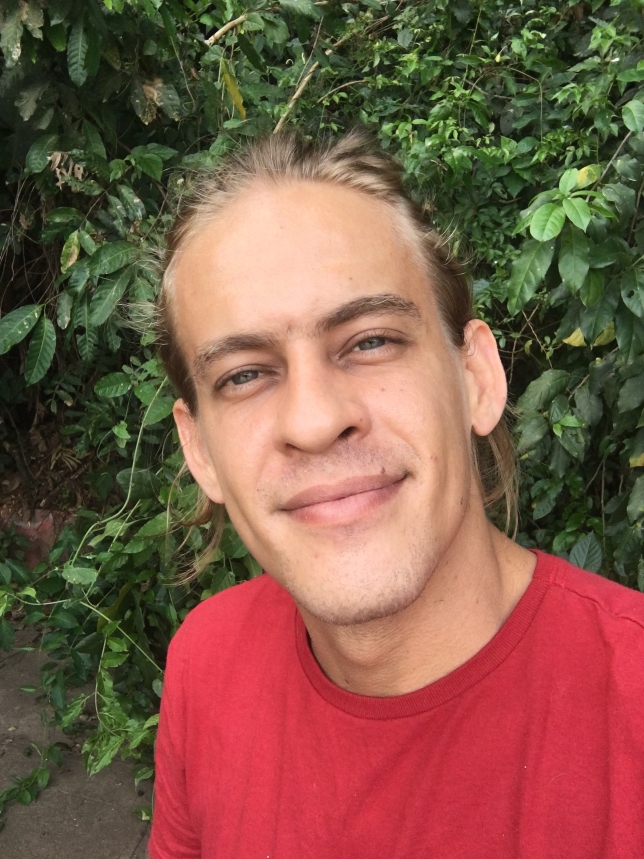
#> input picture video-docme/maycon-foto.jpg, 1932 x 2576 px (shown at 1/3 size)
$ python align.py ../video-docme/maycon-foto.jpg ../video-docme/estudio-docme.jpg out.png   (older library calls are emulated)
#> lines starting #> are read from the running program, lines starting #| are printed output that depends on the picture
"""Align AI-relit keyframes (golden/night) to the original day photo, pixel-exact.
usage: python3 align.py <day.jpg> <in.jpg> <out.jpg>"""
import sys, cv2, numpy as np

day = cv2.imread(sys.argv[1])
#> day is the input picture: shape (2576, 1932, 3); mean B, G, R 72.3, 89.5, 127.8
src = cv2.imread(sys.argv[2])
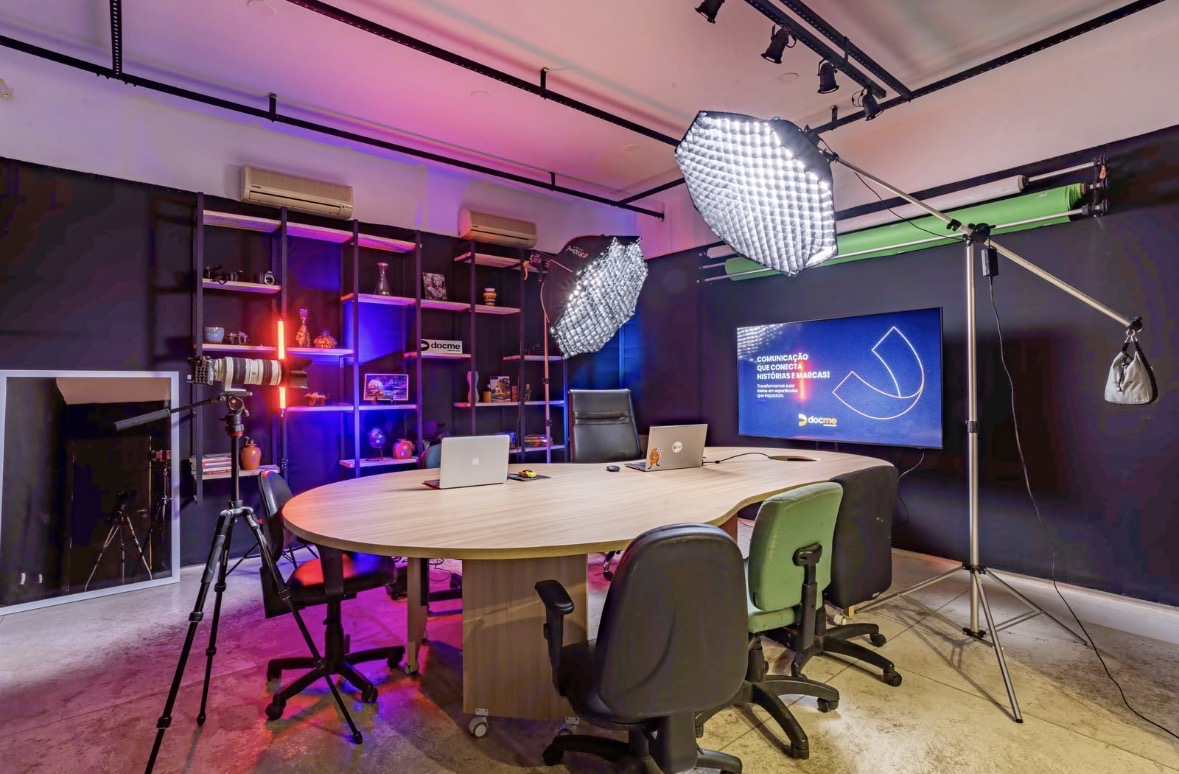
#> input picture video-docme/estudio-docme.jpg, 1179 x 774 px
#> src is the input picture: shape (774, 1179, 3); mean B, G, R 101.8, 86.2, 113
h, w = day.shape[:2]
#> h = 2576; w = 1932
src = cv2.resize(src, (w, h), interpolation=cv2.INTER_LANCZOS4)
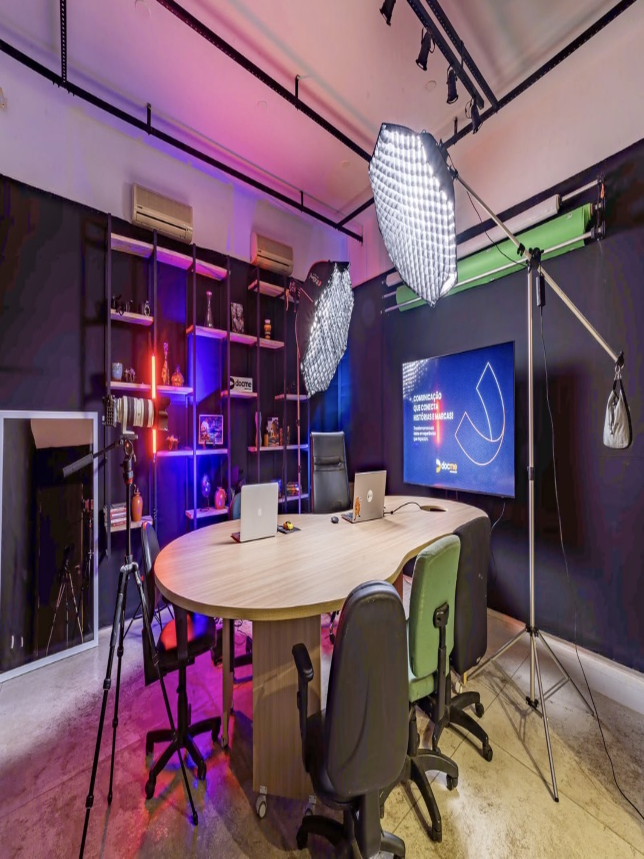
#> src: shape (2576, 1932, 3) (shown at 1/3 size); mean B, G, R 101.8, 86.2, 113


def edges(im):
    g = cv2.cvtColor(im, cv2.COLOR_BGR2GRAY).astype(np.float32)
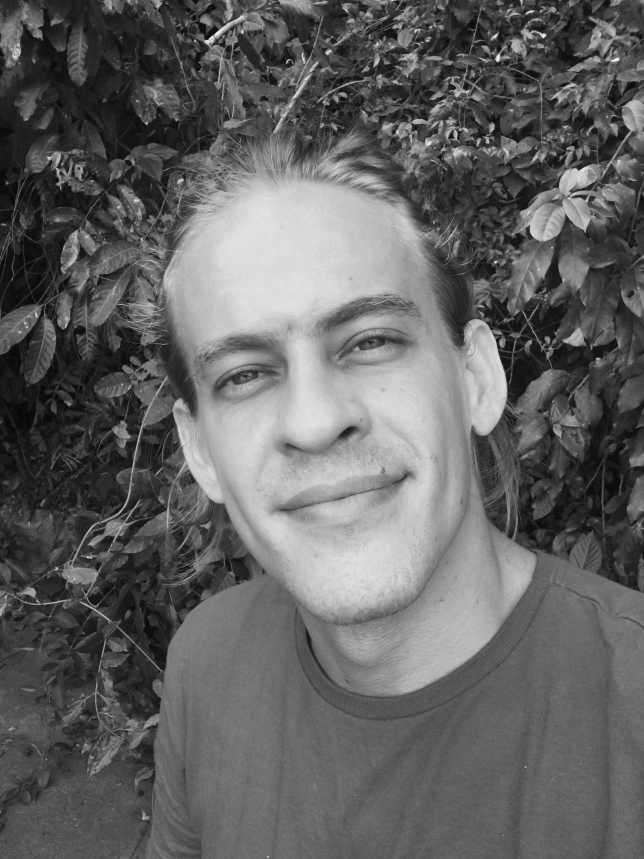
#> g: shape (2576, 1932) float32 (shown at 1/3 size); min 1, max 254, mean 99
    g = cv2.GaussianBlur(g, (0, 0), 2)
    gx = cv2.Sobel(g, cv2.CV_32F, 1, 0); gy = cv2.Sobel(g, cv2.CV_32F, 0, 1)
    m = np.sqrt(gx * gx + gy * gy)
    return m / (m.max() + 1e-6)

# work on downscaled gradient images (lighting-invariant)
sc = 0.25
a = cv2.resize(edges(day), None, fx=sc, fy=sc)
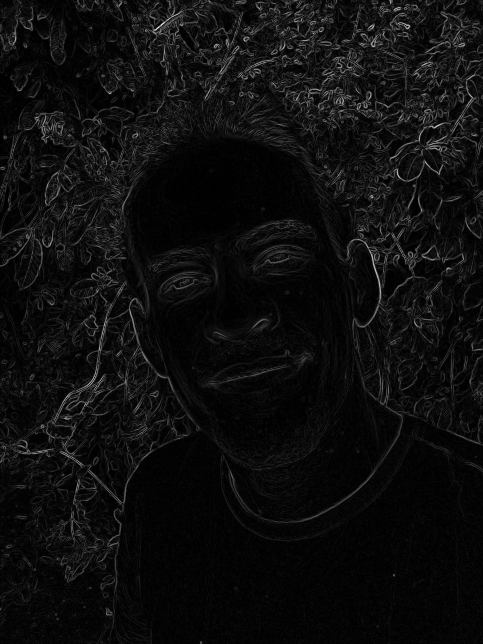
#> a: shape (644, 483) float32; min 0.000328, max 0.923, mean 0.056
b = cv2.resize(edges(src), None, fx=sc, fy=sc)
#> in edges (call 2), `g = cv2.cvtColor(im, cv2.COLOR_BGR2GRAY).astype(np.float32)`:
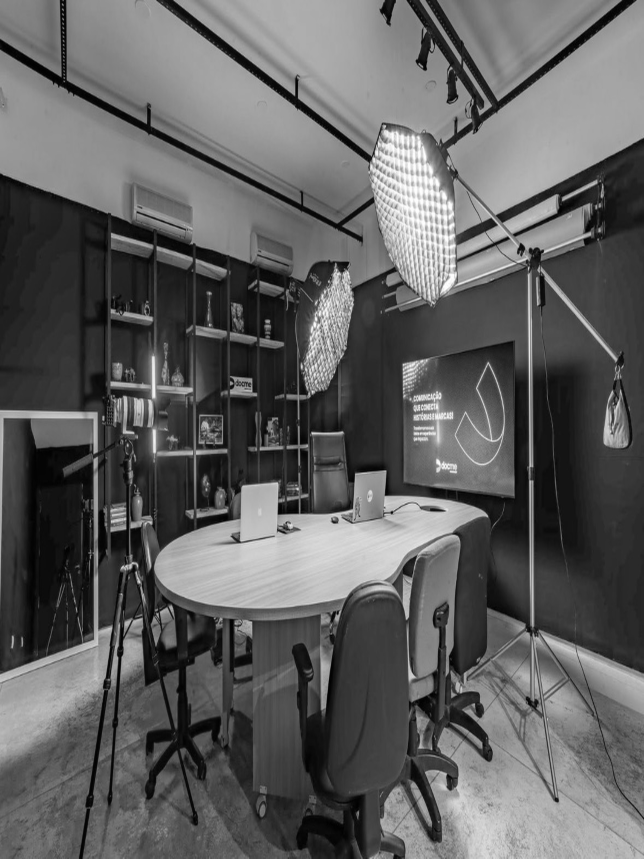
#> g: shape (2576, 1932) float32 (shown at 1/3 size); min 0, max 255, mean 96
#> in edges (call 2), `gy = cv2.Sobel(g, cv2.CV_32F, 0, 1)`:
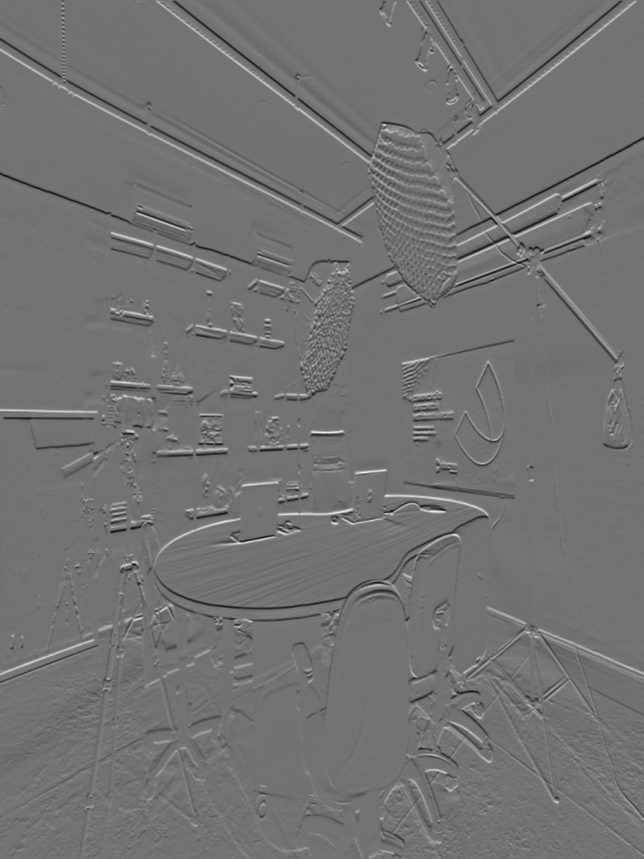
#> gy: shape (2576, 1932) float32 (shown at 1/3 size); min -202.6, max 246.4, mean 0; drawn with min black and max white
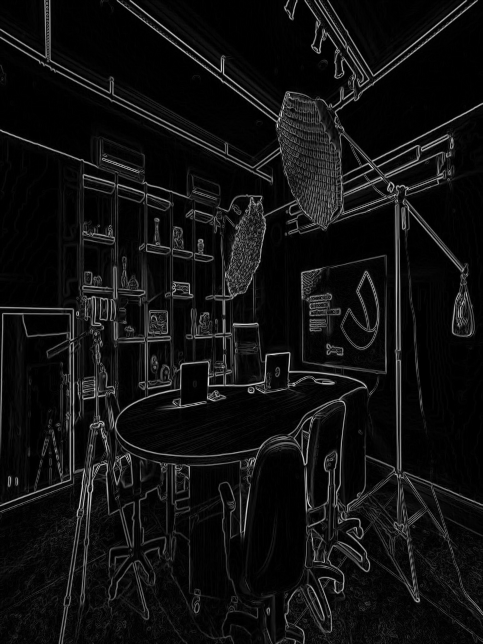
#> b: shape (644, 483) float32; min 0, max 0.876, mean 0.0664
warp = np.eye(2, 3, dtype=np.float32)
try:
    cc, warp = cv2.findTransformECC(a, b, warp, cv2.MOTION_AFFINE,
                                    (cv2.TERM_CRITERIA_EPS | cv2.TERM_CRITERIA_COUNT, 300, 1e-6), None, 5)
except cv2.error as e:
    cc = -1
warp[:, 2] /= sc
print('ecc', cc, warp.tolist())
out = cv2.warpAffine(src, warp, (w, h), flags=cv2.INTER_LANCZOS4 + cv2.WARP_INVERSE_MAP, borderMode=cv2.BORDER_REFLECT)
cv2.imwrite(sys.argv[3], out, [cv2.IMWRITE_JPEG_QUALITY, 95])
